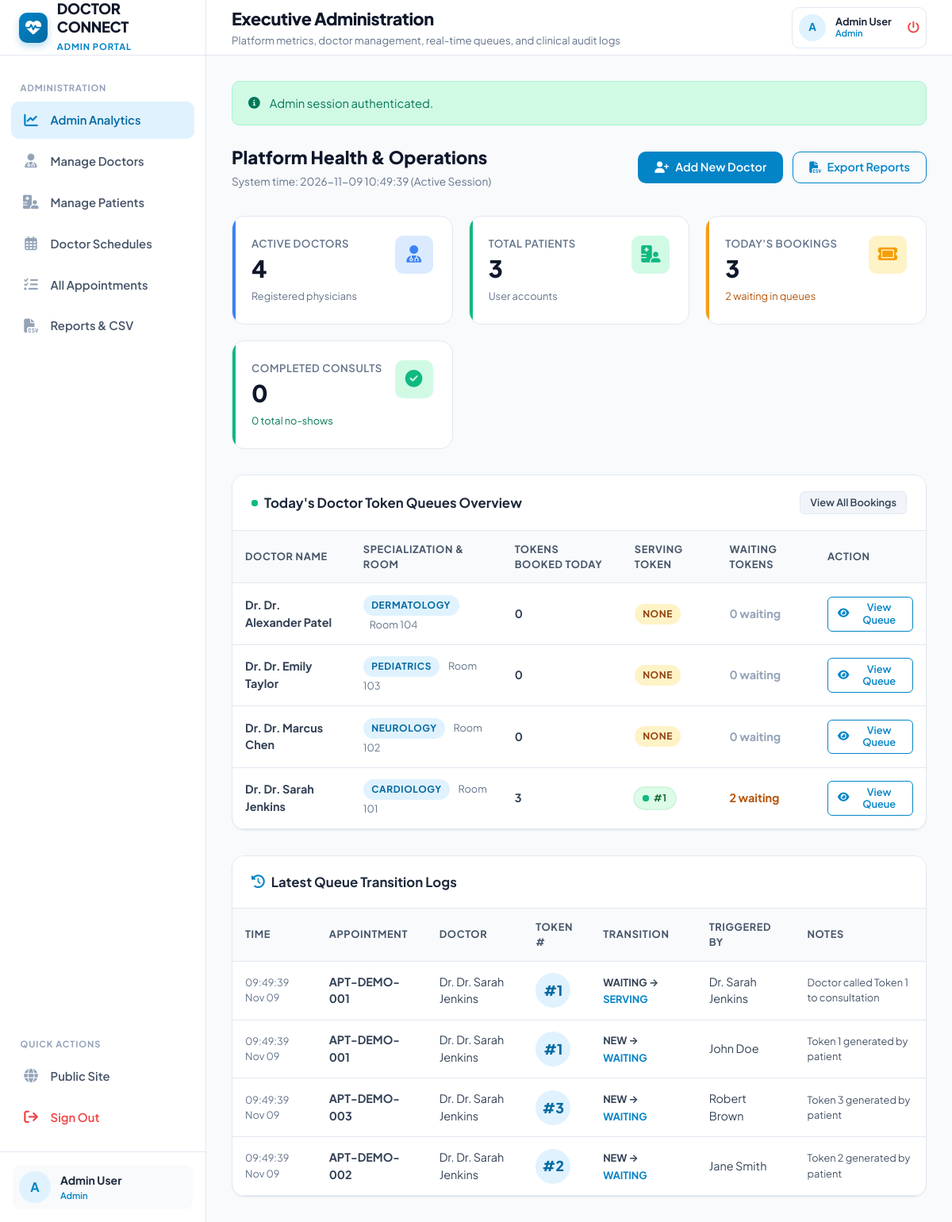
Page /admin/dashboard.php (signed in) on the committed database.
### tables this page shows
CREATE TABLE `doctors` (
  `id` INT AUTO_INCREMENT PRIMARY KEY,
  `user_id` INT NOT NULL UNIQUE,
  `specialization` VARCHAR(100) NOT NULL,
  `qualification` VARCHAR(100) NOT NULL,
  `experience_years` INT NOT NULL DEFAULT 5,
  `consultation_fee` DECIMAL(10,2) NOT NULL DEFAULT 500.00,
  `avg_consultation_time` INT NOT NULL DEFAULT 15 COMMENT 'in minutes',
  `bio` TEXT NULL,
  `room_number` VARCHAR(50) DEFAULT 'Room 101',
  `status` ENUM('active', 'inactive') NOT NULL DEFAULT 'active',
  `created_at` TIMESTAMP DEFAULT CURRENT_TIMESTAMP,
  `updated_at` TIMESTAMP DEFAULT CURRENT_TIMESTAMP ON UPDATE CURRENT_TIMESTAMP,
  CONSTRAINT `fk_doctors_user` FOREIGN KEY (`user_id`) REFERENCES `users` (`id`) ON DELETE CASCADE
);

CREATE TABLE `users` (
  `id` INT AUTO_INCREMENT PRIMARY KEY,
  `name` VARCHAR(100) NOT NULL,
  `email` VARCHAR(150) NOT NULL UNIQUE,
  `password` VARCHAR(255) NOT NULL,
  `role` ENUM('patient', 'doctor', 'admin') NOT NULL DEFAULT 'patient',
  `phone` VARCHAR(30) NULL,
  `gender` ENUM('male', 'female', 'other') DEFAULT 'male',
  `date_of_birth` DATE NULL,
  `blood_group` VARCHAR(10) NULL,
  `address` TEXT NULL,
  `profile_image` VARCHAR(255) NULL,
  `created_at` TIMESTAMP DEFAULT CURRENT_TIMESTAMP,
  `updated_at` TIMESTAMP DEFAULT CURRENT_TIMESTAMP ON UPDATE CURRENT_TIMESTAMP,
  INDEX `idx_user_role` (`role`),
  INDEX `idx_user_email` (`email`)
);

CREATE TABLE `queue_logs` (
  `id` INT AUTO_INCREMENT PRIMARY KEY,
  `appointment_id` INT NOT NULL,
  `doctor_id` INT NOT NULL,
  `token_number` INT NOT NULL,
  `status_from` VARCHAR(30) NULL,
  `status_to` VARCHAR(30) NOT NULL,
  `action_by` INT NOT NULL,
  `notes` VARCHAR(255) NULL,
  `created_at` TIMESTAMP DEFAULT CURRENT_TIMESTAMP,
  CONSTRAINT `fk_logs_appointment` FOREIGN KEY (`appointment_id`) REFERENCES `appointments` (`id`) ON DELETE CASCADE,
  CONSTRAINT `fk_logs_action_by` FOREIGN KEY (`action_by`) REFERENCES `users` (`id`) ON DELETE CASCADE
);

CREATE TABLE `appointments` (
  `id` INT AUTO_INCREMENT PRIMARY KEY,
  `appointment_number` VARCHAR(50) NOT NULL UNIQUE,
  `patient_id` INT NOT NULL,
  `doctor_id` INT NOT NULL,
  `appointment_date` DATE NOT NULL,
  `token_number` INT NOT NULL,
  `estimated_time` TIME NOT NULL,
  `status` ENUM('waiting', 'serving', 'completed', 'no_show', 'cancelled') NOT NULL DEFAULT 'waiting',
  `symptoms` TEXT NULL,
  `consultation_notes` TEXT NULL,
  `prescription` TEXT NULL,
  `meeting_room` VARCHAR(100) NOT NULL,
  `called_at` DATETIME NULL,
  `started_at` DATETIME NULL,
  `completed_at` DATETIME NULL,
  `created_at` TIMESTAMP DEFAULT CURRENT_TIMESTAMP,
  `updated_at` TIMESTAMP DEFAULT CURRENT_TIMESTAMP ON UPDATE CURRENT_TIMESTAMP,
  CONSTRAINT `fk_appointments_patient` FOREIGN KEY (`patient_id`) REFERENCES `users` (`id`) ON DELETE CASCADE,
  CONSTRAINT `fk_appointments_doctor` FOREIGN KEY (`doctor_id`) REFERENCES `doctors` (`id`) ON DELETE CASCADE,
  UNIQUE KEY `unique_doc_date_token` (`doctor_id`, `appointment_date`, `token_number`),
  INDEX `idx_apt_status` (`status`),
  INDEX `idx_apt_date` (`appointment_date`),
  INDEX `idx_apt_patient` (`patient_id`)
);

### includes/functions.php (called while the page is built, shortened)
<?php
function e(?string $data): string
{
    return htmlspecialchars((string) ($data ?? ''), ENT_QUOTES, 'UTF-8');
}

### admin/dashboard.php (the view, shortened to what this page needs)
<?php
$pdo = get_db_connection();
$doctorCount = (int)$pdo->query("SELECT COUNT(*) FROM doctors WHERE status = 'active'")->fetchColumn();
$patientCount = (int)$pdo->query("SELECT COUNT(*) FROM users WHERE role = 'patient'")->fetchColumn();
$aptStats = $pdo->query("SELECT
    COUNT(*) AS total_appointments,
    SUM(CASE WHEN appointment_date = CURRENT_DATE() THEN 1 ELSE 0 END) AS today_appointments,
    SUM(CASE WHEN status = 'waiting' AND appointment_date = CURRENT_DATE() THEN 1 ELSE 0 END) AS today_waiting,
    SUM(CASE WHEN status = 'serving' AND appointment_date = CURRENT_DATE() THEN 1 ELSE 0 END) AS today_serving,
    SUM(CASE WHEN status = 'completed' THEN 1 ELSE 0 END) AS total_completed,
    SUM(CASE WHEN status = 'no_show' THEN 1 ELSE 0 END) AS total_no_show
    FROM appointments")->fetch();
$docQueues = $pdo->query("SELECT d.id, d.specialization, d.room_number, u.name AS doctor_name,
    (SELECT COUNT(*) FROM appointments WHERE doctor_id = d.id AND appointment_date = CURRENT_DATE()) AS total_today,
    (SELECT token_number FROM appointments WHERE doctor_id = d.id AND appointment_date = CURRENT_DATE() AND status = 'serving' LIMIT 1) AS serving_token,
    (SELECT COUNT(*) FROM appointments WHERE doctor_id = d.id AND appointment_date = CURRENT_DATE() AND status = 'waiting') AS waiting_count
    FROM doctors d
    JOIN users u ON d.user_id = u.id
    WHERE d.status = 'active'
    ORDER BY u.name ASC")->fetchAll();
$recentLogs = $pdo->query("SELECT ql.*, a.appointment_number, u.name AS action_user_name, doc_u.name AS doctor_name
    FROM queue_logs ql
    JOIN appointments a ON ql.appointment_id = a.id
    JOIN users u ON ql.action_by = u.id
    JOIN doctors d ON ql.doctor_id = d.id
    JOIN users doc_u ON d.user_id = doc_u.id
    ORDER BY ql.created_at DESC LIMIT 6")->fetchAll();
require_once __DIR__ . '/../includes/header.php';
?>
<div style="display: flex; justify-content: space-between; align-items: center; flex-wrap: wrap; gap: 1rem; margin-bottom: 2rem;">
    <div>
        <h2 style="font-size: 1.4rem; font-weight: 800; color: var(--slate-900); margin: 0;">Platform Health & Operations</h2>
        <span style="font-size: 0.85rem; color: var(--slate-500);">System time: <?= date('Y-m-d H:i:s'); ?> (Active Session)</span>
    </div>
    <div style="display: flex; gap: 0.75rem;">
        <a href="doctors.php?action=add" class="btn btn-primary"><i class="fa-solid fa-user-plus"></i> Add New Doctor</a>
        <a href="reports.php" class="btn btn-outline"><i class="fa-solid fa-file-csv"></i> Export Reports</a>
    </div>
</div>
<div class="stats-grid">
    <div class="stat-card stat-info">
        <div>
            <div class="stat-label">Active Doctors</div>
            <div class="stat-value"><?= $doctorCount; ?></div>
            <span style="font-size: 0.8rem; color: var(--slate-500);">Registered physicians</span>
        </div>
        <div class="stat-icon"><i class="fa-solid fa-user-doctor"></i></div>
    </div>
    <div class="stat-card stat-success">
        <div>
            <div class="stat-label">Total Patients</div>
            <div class="stat-value"><?= $patientCount; ?></div>
            <span style="font-size: 0.8rem; color: var(--slate-500);">User accounts</span>
        </div>
        <div class="stat-icon"><i class="fa-solid fa-hospital-user"></i></div>
    </div>
    <div class="stat-card stat-warning">
        <div>
            <div class="stat-label">Today's Bookings</div>
            <div class="stat-value"><?= (int)($aptStats['today_appointments'] ?? 0); ?></div>
            <span style="font-size: 0.8rem; color: var(--warning-dark);"><?= (int)($aptStats['today_waiting'] ?? 0); ?> waiting in queues</span>
        </div>
        <div class="stat-icon"><i class="fa-solid fa-ticket"></i></div>
    </div>
    <div class="stat-card stat-success">
        <div>
            <div class="stat-label">Completed Consults</div>
            <div class="stat-value"><?= (int)($aptStats['total_completed'] ?? 0); ?></div>
            <span style="font-size: 0.8rem; color: var(--success-dark);"><?= (int)($aptStats['total_no_show'] ?? 0); ?> total no-shows</span>
        </div>
        <div class="stat-icon"><i class="fa-solid fa-circle-check"></i></div>
    </div>
</div>
<div class="card" style="margin-bottom: 2rem;">
    <div class="card-header">
        <div class="card-title">
            <span class="pulse-dot"></span>
            Today's Doctor Token Queues Overview
        </div>
        <a href="appointments.php" class="btn btn-secondary btn-sm">View All Bookings</a>
    </div>
    <div class="table-responsive">
        <table class="table">
            <thead>
                <tr>
                    <th>Doctor Name</th>
                    <th>Specialization & Room</th>
                    <th>Tokens Booked Today</th>
                    <th>Serving Token</th>
                    <th>Waiting Tokens</th>
                    <th>Action</th>
                </tr>
            </thead>
            <tbody>
                <?php if (empty($docQueues)): ?>
                    <tr>
                        <td colspan="6" style="text-align: center; padding: 2rem; color: var(--slate-400);">No active doctors found.</td>
                    </tr>
                <?php else: ?>
                    <?php foreach ($docQueues as $dq): ?>
                        <tr>
                            <td>
                                <strong>Dr. <?= e($dq['doctor_name']); ?></strong>
                            </td>
                            <td>
                                <span class="badge" style="background: var(--primary-light); color: var(--primary-dark);">
                                    <?= e($dq['specialization']); ?>
                                </span>
                                <span style="font-size: 0.8rem; color: var(--slate-500); margin-left: 0.5rem;"><?= e($dq['room_number']); ?></span>
                            </td>
                            <td><strong><?= (int)$dq['total_today']; ?></strong></td>
                            <td>
                                <?php if ($dq['serving_token']): ?>
                                    <span class="badge badge-serving"><span class="pulse-dot"></span> #<?= (int)$dq['serving_token']; ?></span>
                                <?php else: ?>
                                    <span class="badge badge-waiting">None</span>
                                <?php endif; ?>
                            </td>
                            <td>
                                <span style="font-weight: 700; color: <?= (int)$dq['waiting_count'] > 0 ? 'var(--warning-dark)' : 'var(--slate-400)'; ?>;">
                                    <?= (int)$dq['waiting_count']; ?> waiting
                                </span>
                            </td>
                            <td>
                                <a href="appointments.php?doctor_id=<?= $dq['id']; ?>" class="btn btn-outline btn-sm">
                                    <i class="fa-solid fa-eye"></i> View Queue
                                </a>
                            </td>
                        </tr>
                    <?php endforeach; ?>
                <?php endif; ?>
            </tbody>
        </table>
    </div>
</div>
<div class="card">
    <div class="card-header">
        <div class="card-title">
            <i class="fa-solid fa-clock-rotate-left" style="color: var(--primary);"></i>
            Latest Queue Transition Logs
        </div>
    </div>
    <div class="table-responsive">
        <table class="table">
            <thead>
                <tr>
                    <th>Time</th>
                    <th>Appointment</th>
                    <th>Doctor</th>
                    <th>Token #</th>
                    <th>Transition</th>
                    <th>Triggered By</th>
                    <th>Notes</th>
                </tr>
            </thead>
            <tbody>
                <?php if (empty($recentLogs)): ?>
                    <tr>
                        <td colspan="7" style="text-align: center; padding: 2rem; color: var(--slate-400);">No queue activity logs recorded yet.</td>
                    </tr>
                <?php else: ?>
                    <?php foreach ($recentLogs as $log): ?>
                        <tr>
                            <td style="font-size: 0.8rem; color: var(--slate-500);"><?= date('H:i:s M d', strtotime($log['created_at'])); ?></td>
                            <td><strong><?= e($log['appointment_number']); ?></strong></td>
                            <td>Dr. <?= e($log['doctor_name']); ?></td>
                            <td><strong class="patient-token-badge">#<?= (int)$log['token_number']; ?></strong></td>
                            <td>
                                <span style="font-size: 0.8rem; font-weight: 700; text-transform: uppercase;">
                                    <?= e($log['status_from'] ?: 'NEW'); ?> &rarr;
                                    <span style="color: var(--primary);"><?= e($log['status_to']); ?></span>
                                </span>
                            </td>
                            <td><?= e($log['action_user_name']); ?></td>
                            <td style="font-size: 0.8rem; color: var(--slate-600);"><?= e($log['notes'] ?: '-'); ?></td>
                        </tr>
                    <?php endforeach; ?>
                <?php endif; ?>
            </tbody>
        </table>
    </div>
</div>
<?php require_once __DIR__ . '/../includes/footer.php'; ?>

### rows in the picture
doctors: user.name "Dr. Alexander Patel", specialization "DERMATOLOGY", room_number "Room 104", total_today "0", shows "NONE", waiting_count "0"
doctors: user.name "Dr. Emily Taylor", specialization "PEDIATRICS", room_number "Room 103", total_today "0", shows "NONE", waiting_count "0"
doctors: user.name "Dr. Marcus Chen", specialization "NEUROLOGY", room_number "Room 102", total_today "0", shows "NONE", waiting_count "0"
doctors: user.name "Dr. Sarah Jenkins", specialization "CARDIOLOGY", room_number "Room 101", total_today "3", serving_token "1", waiting_count "2"
queue_logs: created_at "09:49:39 Nov 09", appointment.appointment_number "APT-DEMO-001", action_by.name "Dr. Sarah Jenkins", token_number "1", status_from "WAITING", status_to "SERVING", notes "Doctor called Token 1 to consultation"
queue_logs: created_at "09:49:39 Nov 09", appointment.appointment_number "APT-DEMO-001", users.name "Dr. Sarah Jenkins", token_number "1", status_from "NEW", status_to "WAITING", action_by.name "John Doe", notes "Token 1 generated by patient"
queue_logs: created_at "09:49:39 Nov 09", appointment.appointment_number "APT-DEMO-003", users.name "Dr. Sarah Jenkins", token_number "3", status_from "NEW", status_to "WAITING", action_by.name "Robert Brown", notes "Token 3 generated by patient"
queue_logs: created_at "09:49:39 Nov 09", appointment.appointment_number "APT-DEMO-002", users.name "Dr. Sarah Jenkins", token_number "2", status_from "NEW", status_to "WAITING", action_by.name "Jane Smith", notes "Token 2 generated by patient"

### other values in the picture
$currentRole "ADMIN"
substr($currentUser['name'] ?? 'U', 0, 1) "A"
$currentUser['name'] "Admin User"
$currentRole "Admin"
$pageTitle "Executive Administration"
$pageSubtitle "Platform metrics, doctor management, real-time queues, and clinical audit logs"
$currentUser['role'] "Admin"
$flash['message'] "Admin session authenticated."
$doctorCount "4"
$patientCount "3"
$aptStats['today_appointments'] "3"
$aptStats['today_waiting'] "2"
$aptStats['total_completed'] "0"
$aptStats['total_no_show'] "0"
